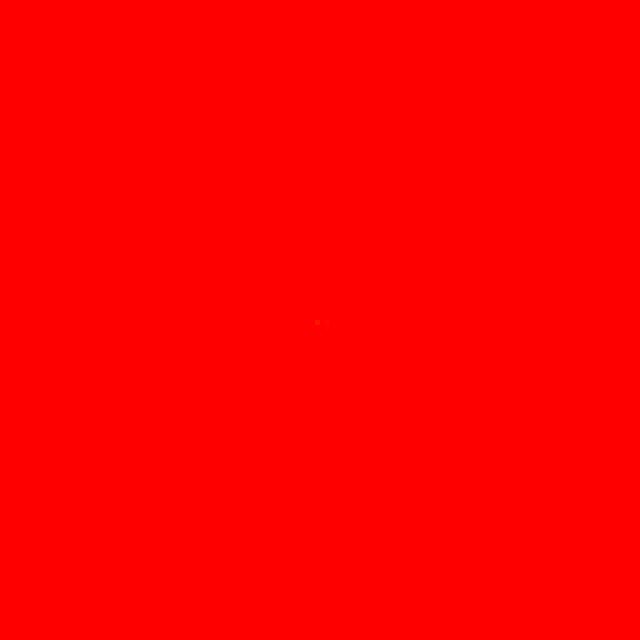
Frame 1 (no input)
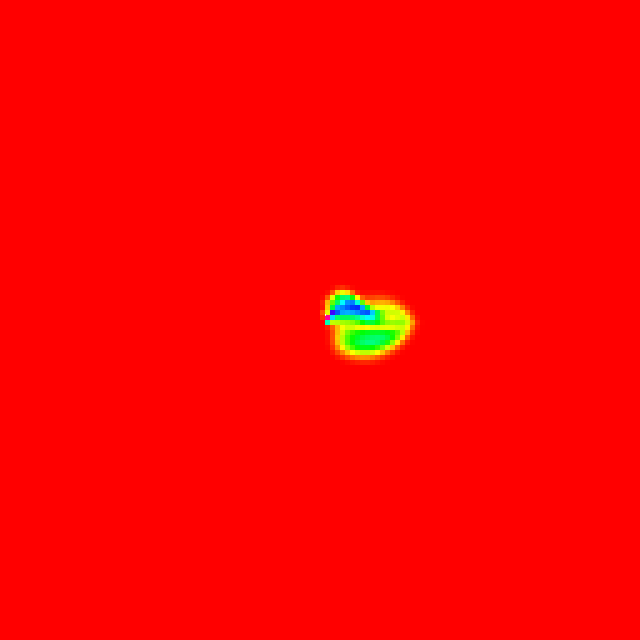
Frame 60 (the mouse pressed at the canvas centre just before this capture)
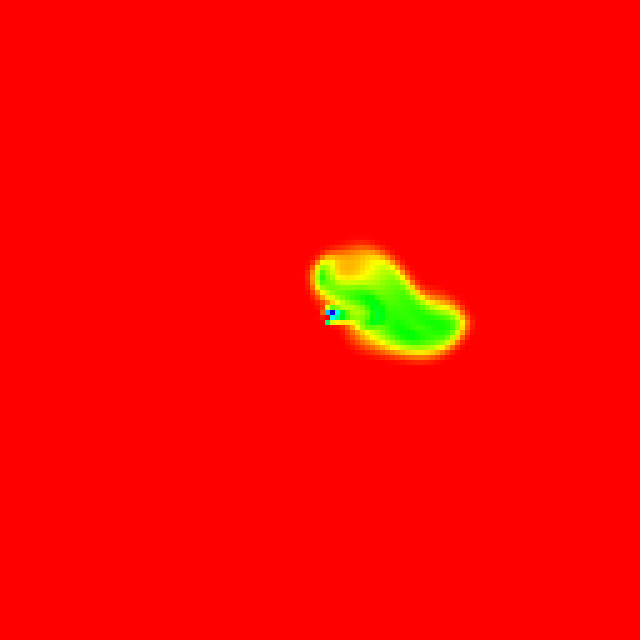
Frame 120 (the mouse held since frame 60 and released just before this capture)

The Processing sketch that drew these frames (run headless with seeded random() and noise(); from frame 60 on, the mouse is pressed at the canvas centre):

// Processing sketch: fluid_simulation
// ── fluid_simulation.pde
final int N = 128;
fluid liq;
final int SCALE = 5;
float t = 0;

void settings(){
  size(N*SCALE, N*SCALE);
}

void setup(){
  liq = new fluid(0.1, 0, 0.000000000000001);
}

void draw(){
  background(0);
  liq.addDensity(int(0.5*width/SCALE), int(0.5*height/SCALE), 500);
  float angle = noise(t) * TWO_PI * 2;
  PVector v = PVector.fromAngle(angle);
  v.mult(0.2);
  liq.addVelocity(int(0.5*width/SCALE), int(0.5*height/SCALE), v.x, v.y);
  t += 0.01;
  liq.step();
  liq.renderD();
  liq.renderV();
  liq.fadeD();
}

//void mouseDragged(){
//  liq.addDensity(mouseX/SCALE, mouseY/SCALE, 100);
//  float amtx = mouseX - pmouseX;
//  float amty = mouseY - pmouseY;
//  liq.addVelocity(mouseX/SCALE, mouseY/SCALE, amtx, amty);
//}

// ── fluid.pde
//final int N = 256;
final int iter = 4;

int IX(int x, int y){
  x = constrain(x, 0, N-1);
  y = constrain(y, 0, N-1);
  return x + (y*N);
}

class fluid{
    int size;
    float dt;
    float diff;
    float visc;
    
    float[] s;
    float[] density;
    
    float[] Vx;
    float[] Vy;

    float[] Vx0;
    float[] Vy0;
    
    fluid(float dt, float diffusion, float viscosity) {
      this.size = N;
      this.dt = dt;
      this.diff = diffusion;
      this.visc = viscosity;
      
      this.s = new float[N * N];
      this.density = new float[N * N];
      
      this.Vx = new float[N * N];
      this.Vy = new float[N * N];
      
      this.Vx0 = new float[N * N];
      this.Vy0 = new float[N * N];
    }
    
    void step(){
      float visc     = this.visc;
      float diff     = this.diff;
      float dt       = this.dt;
      float[] Vx      = this.Vx;
      float[] Vy      = this.Vy;
      float[] Vx0     = this.Vx0;
      float[] Vy0     = this.Vy0;
      float[] s       = this.s;
      float[] density = this.density;
      
      diffuse(1, Vx0, Vx, visc, dt);
      diffuse(2, Vy0, Vy, visc, dt);
      
      project(Vx0, Vy0, Vx, Vy);
      
      advect(1, Vx, Vx0, Vx0, Vy0, dt);
      advect(2, Vy, Vy0, Vx0, Vy0, dt);
      
      project(Vx, Vy, Vx0, Vy0);
      
      diffuse(0, s, density, diff, dt);
      advect(0, density, s, Vx, Vy, dt);
    }
    
    void addDensity(int x, int y, float amount){
      int index = IX(x, y);
      this.density[index] += amount;
    }
    
    void addVelocity(int x, int y, float amountX, float amountY){
      int index = IX(x, y);
      this.Vx[index] += amountX;
      this.Vy[index] += amountY;
    }
    
    void renderD(){
      colorMode(HSB, 255);
      for(int i = 0; i < N; i++){
        for(int j = 0; j < N; j++){
          float x = i * SCALE;
          float y = j * SCALE;
          float d = this.density[IX(i, j)];
          fill(d, 255, 255);
          noStroke();
          square(x, y, SCALE);
        }
      }
    }
    
    void fadeD(){
      for(int i = 0; i < this.density.length; i++){
        float d = density[i];
        density[i] = constrain(d-0.1, 0, 255);
      }
    }
    
    void renderV(){
      for(int i = 0; i < N; i++){
        for(int j = 0; j < N; j++){
          float x = i * SCALE;
          float y = j * SCALE;
          float vx = this.Vx[IX(i, j)];
          float vy = this.Vy[IX(i, j)];
          stroke(255);
          if(!(abs(vx) < 0.1 && abs(vy) <= 0.1)){
          line(x, y, x+vx*SCALE, y+vy*SCALE);
          }
        }
      }
    }
}

void diffuse (int b, float[] x, float[] x0, float diff, float dt)
{
    float a = dt * diff * (N - 2) * (N - 2);
    lin_solve(b, x, x0, a, 1 + 6 * a);
}

void lin_solve(int b, float[] x, float[] x0, float a, float c)
{
    float cRecip = 1.0 / c;
    for (int k = 0; k < iter; k++) {
        for (int j = 1; j < N - 1; j++) {
            for (int i = 1; i < N - 1; i++) {
                x[IX(i, j)] =
                    (x0[IX(i, j)]
                        + a*(    x[IX(i+1, j)]
                                +x[IX(i-1, j)]
                                +x[IX(i, j+1)]
                                +x[IX(i, j-1)]
                       )) * cRecip;
            }
         }
         set_bnd(b, x);
    }
}

void project(float[] velocX, float[] velocY, float[] p, float[] div)
{
    for (int j = 1; j < N - 1; j++) {
        for (int i = 1; i < N - 1; i++) {
            div[IX(i, j)] = -0.5f*(
                     velocX[IX(i+1, j)]
                    -velocX[IX(i-1, j)]
                    +velocY[IX(i, j+1)]
                    -velocY[IX(i, j-1)]
                )/N;
            p[IX(i, j)] = 0;
        }
    }
    set_bnd(0, div); 
    set_bnd(0, p);
    lin_solve(0, p, div, 1, 6);
    
    for (int j = 1; j < N - 1; j++) {
        for (int i = 1; i < N - 1; i++) {
            velocX[IX(i, j)] -= 0.5f * (  p[IX(i+1, j)]
                                            -p[IX(i-1, j)]) * N;
            velocY[IX(i, j)] -= 0.5f * (  p[IX(i, j+1)]
                                            -p[IX(i, j-1)]) * N;
        }
    }
    set_bnd(1, velocX);
    set_bnd(2, velocY);
}

void advect(int b, float[] d, float[] d0,  float[] velocX, float[] velocY, float dt)
{
    float i0, i1, j0, j1;
    
    float dtx = dt * (N - 2);
    float dty = dt * (N - 2);
    
    float s0, s1, t0, t1;
    float tmp1, tmp2, x, y;
    
    float Nfloat = N;
    float ifloat, jfloat;
    int i, j;
        for(j = 1, jfloat = 1; j < N - 1; j++, jfloat++) { 
            for(i = 1, ifloat = 1; i < N - 1; i++, ifloat++) {
                tmp1 = dtx * velocX[IX(i, j)];
                tmp2 = dty * velocY[IX(i, j)];
                x    = ifloat - tmp1; 
                y    = jfloat - tmp2;
                
                if(x < 0.5f) x = 0.5f; 
                if(x > Nfloat + 0.5f) x = Nfloat + 0.5f; 
                i0 = floor(x); 
                i1 = i0 + 1.0f;
                if(y < 0.5f) y = 0.5f; 
                if(y > Nfloat + 0.5f) y = Nfloat + 0.5f; 
                j0 = floor(y);
                j1 = j0 + 1.0f;
                
                s1 = x - i0; 
                s0 = 1.0f - s1; 
                t1 = y - j0; 
                t0 = 1.0f - t1;
                
                int i0i = int(i0);
                int i1i = int(i1);
                int j0i = int(j0);
                int j1i = int(j1);
                
                d[IX(i, j)] = 
                
                    s0 * ( t0 * d0[IX(i0i, j0i)] + t1 * d0[IX(i0i, j1i)]) + 
                    s1 * ( t0 * d0[IX(i1i, j0i)] + t1 * d0[IX(i1i, j1i)]);
            }
        }
    set_bnd(b, d);
}

void set_bnd(int b, float[] x)
{
    for(int i = 1; i < N - 1; i++) {
        x[IX(i, 0)] = b == 2 ? -x[IX(i, 1)] : x[IX(i, 1)];
        x[IX(i, N-1)] = b == 2 ? -x[IX(i, N-2)] : x[IX(i, N-2)];
    }
    for(int j = 1; j < N - 1; j++) {
        x[IX(0  , j)] = b == 1 ? -x[IX(1  , j)] : x[IX(1  , j)];
        x[IX(N-1, j)] = b == 1 ? -x[IX(N-2, j)] : x[IX(N-2, j)];
    }
    
    x[IX(0, 0)] = 0.5f * (x[IX(1, 0)] + x[IX(0, 1)]);
    x[IX(0, N-1)] = 0.33f * (x[IX(1, N-1)] + x[IX(0, N-2)]);
    x[IX(N-1, 0)] = 0.33f * (x[IX(N-2, 0)] + x[IX(N-1, 1)]);
    x[IX(N-1, N-1)] = 0.33f * (x[IX(N-2, N-1)] + x[IX(N-1, N-2)]);
}
